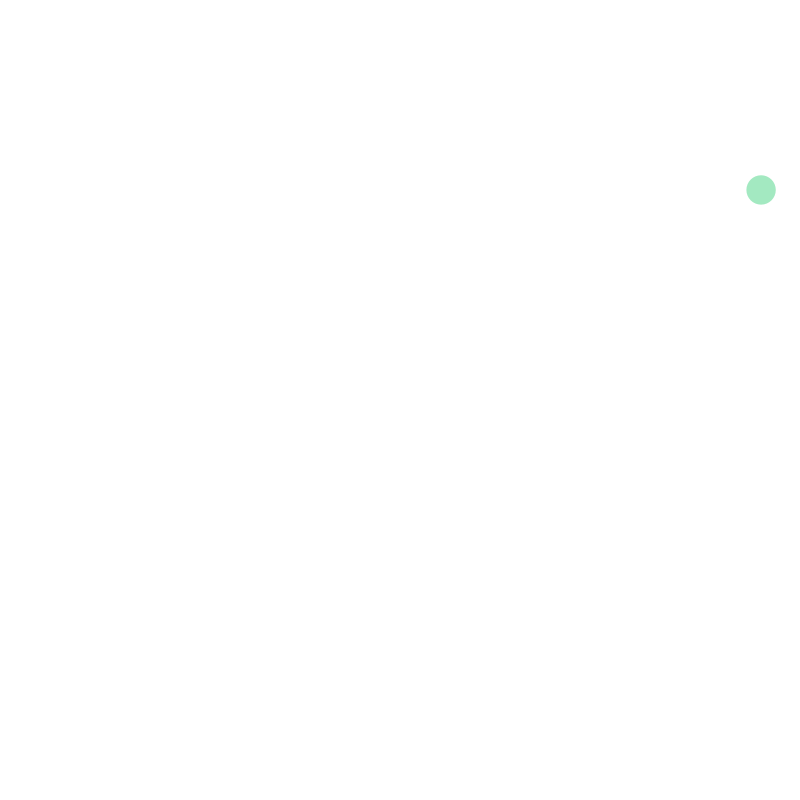
Frame 1 (no input)
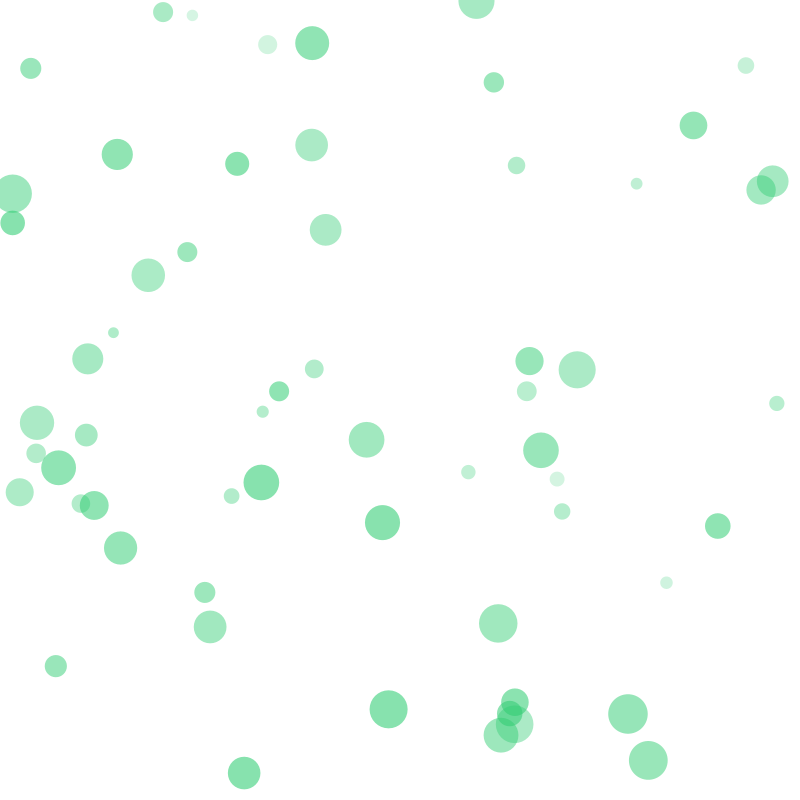
Frame 60 (the mouse pressed at the canvas centre just before this capture)
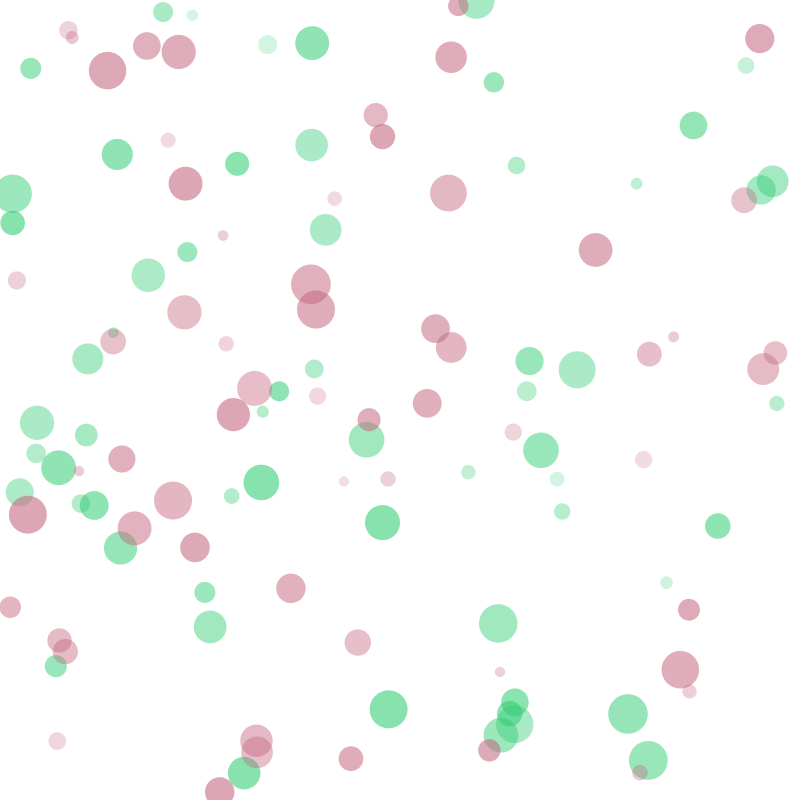
Frame 120 (the mouse held since frame 60 and released just before this capture)

The Processing sketch that drew these frames (run headless with seeded random() and noise(); from frame 60 on, the mouse is pressed at the canvas centre):

// Processing sketch: week04_alptugan_Randomness_01_pde
// ── week04_alptugan_Randomness_01_pde.pde
float rnd;

float xpos;
float ypos;

int r;
int g;
int b;
int a;

void setup() {
  surface.setLocation(100, 200);

  size(800, 800);

  // 0 - 255
  r = 46;
  g = 204;
  b = 113;
  a = 255;

  rnd = 100;

  xpos = width * 0.5;
  ypos = height * 0.5;

  //frameRate(5);
  background(255);
}

void draw() {

  // Set background color
  //background(255);

  rnd = random(10, 40);

  if ( rnd < 10) {
    a = int(random(20, 50));
  } else if ( rnd < 20) {
    a = int(random(50, 100));
  } else if ( rnd < 40) {
    a = int(random(100, 150));
  }

  xpos = random(0, width);
  ypos = random(0, height);


  // set stroke size
  noStroke();

  fill(r, g, b, a);
  ellipse(xpos, ypos, rnd, rnd);
}

void mousePressed() {
  r = int(random(0, 255));
  g = int(random(0, 255));
  b = int(random(0, 255));
}
